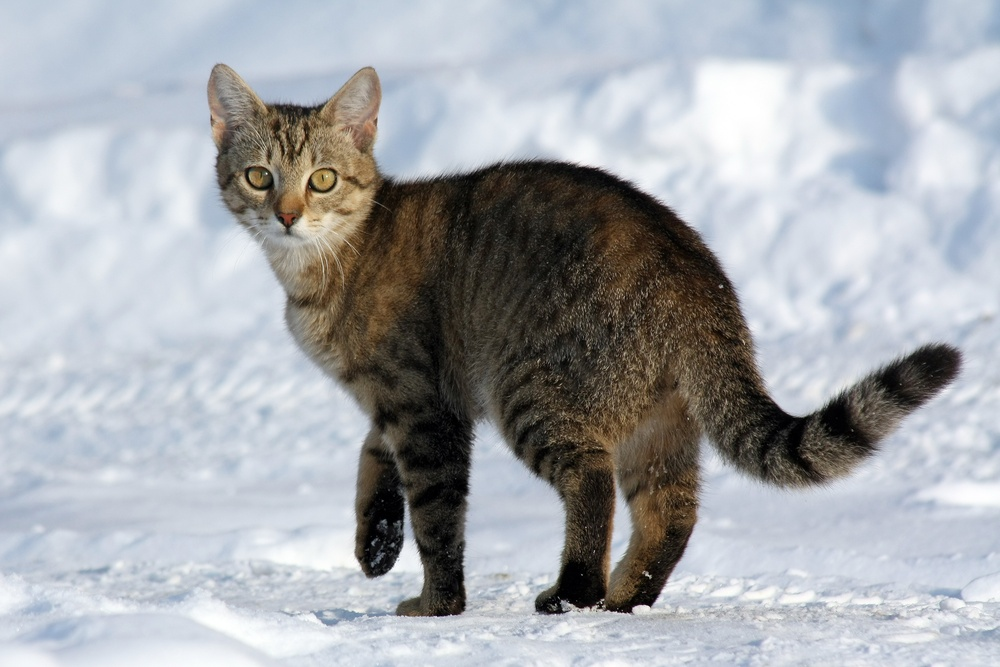
#> input picture Data Augmentation in Deep Learning/cat.jpg, 1000 x 667 px, shrunk from 3000 x 2000 before the run, found by its file name
$ jupyter execute 'Image to Pencil Sketch with Python.ipynb'
#> lines starting #> are read from the running program, lines starting #| are printed output that depends on the picture
# Pencil Sketch with Python

[cell 1]
import cv2

[cell 2]
# Read the image
image = cv2.imread("cat.jpg")
#> image is the input picture: shape (667, 1000, 3); mean B, G, R 173.6, 169, 165.8

# Display the image in a window
cv2.imshow("cat", image)

# Wait for a key press to close the window
cv2.waitKey(0)

# Close all OpenCV windows
cv2.destroyAllWindows()

[cell 3]
# Read the original color image
image = cv2.imread("cat.jpg")

# Convert the color image to grayscale
gray_image = cv2.cvtColor(image, cv2.COLOR_BGR2GRAY)
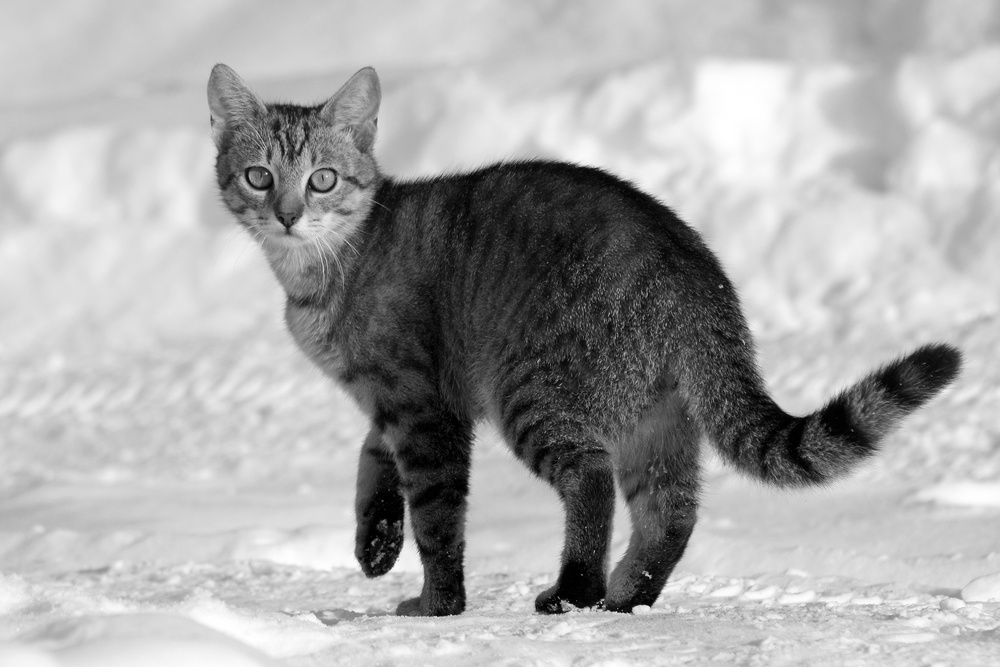
#> gray_image: shape (667, 1000); min 0, max 255, mean 168.6

# Display the grayscale image in a window
cv2.imshow("New Cat", gray_image)

# Wait for a key press to close the window
cv2.waitKey(0)

# Close all OpenCV windows
cv2.destroyAllWindows()

[cell 4]
# Read the grayscale image
gray_image = cv2.imread("cat.jpg", cv2.IMREAD_GRAYSCALE)
#> gray_image: shape (667, 1000); min 0, max 255, mean 168.6

# Invert the grayscale image
inverted_image = 255 - gray_image
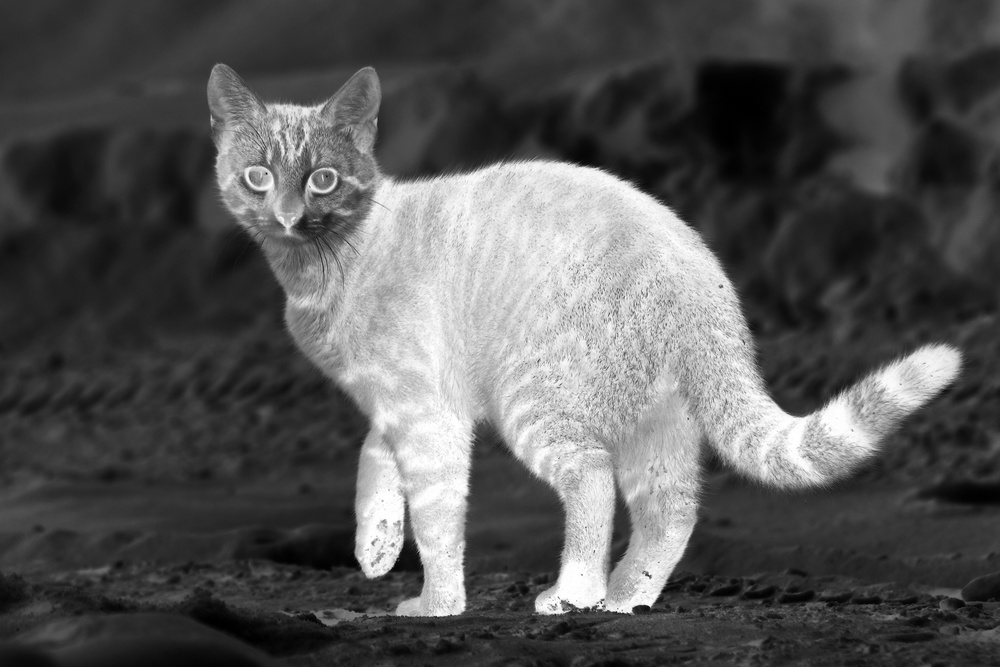
#> inverted_image: shape (667, 1000); min 0, max 255, mean 86.4

# Display the inverted image in a window
cv2.imshow("Inverted", inverted_image)

# Wait for any key press to close the window
cv2.waitKey(0)

# Close all OpenCV windows
cv2.destroyAllWindows()

[cell 5]
# Apply Gaussian blur to the inverted image
blurred = cv2.GaussianBlur(inverted_image, (21, 21), 0)
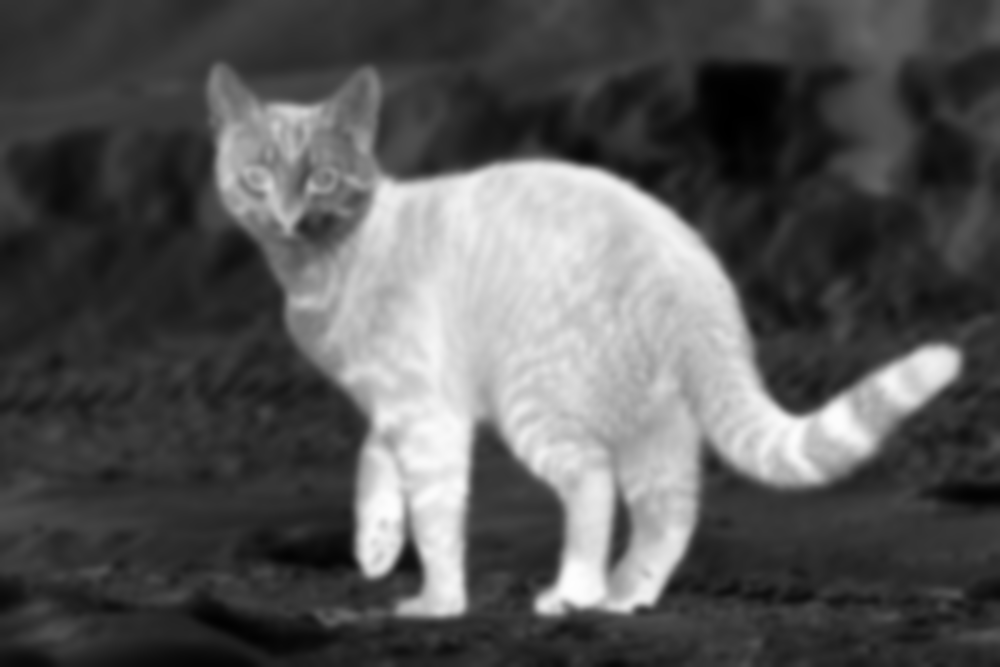
#> blurred: shape (667, 1000); min 0, max 254, mean 86.4

[cell 6]
# Read the original image
image = cv2.imread("cat.jpg")

# Convert the image to grayscale
gray_image = cv2.cvtColor(image, cv2.COLOR_BGR2GRAY)

# Invert the grayscale image
inverted_image = 255 - gray_image

# Apply Gaussian blur to the inverted image
blurred = cv2.GaussianBlur(inverted_image, (21, 21), 0)

# Divide the grayscale image by the inverted blurred image to create the pencil sketch effect
inverted_blurred = 255 - blurred
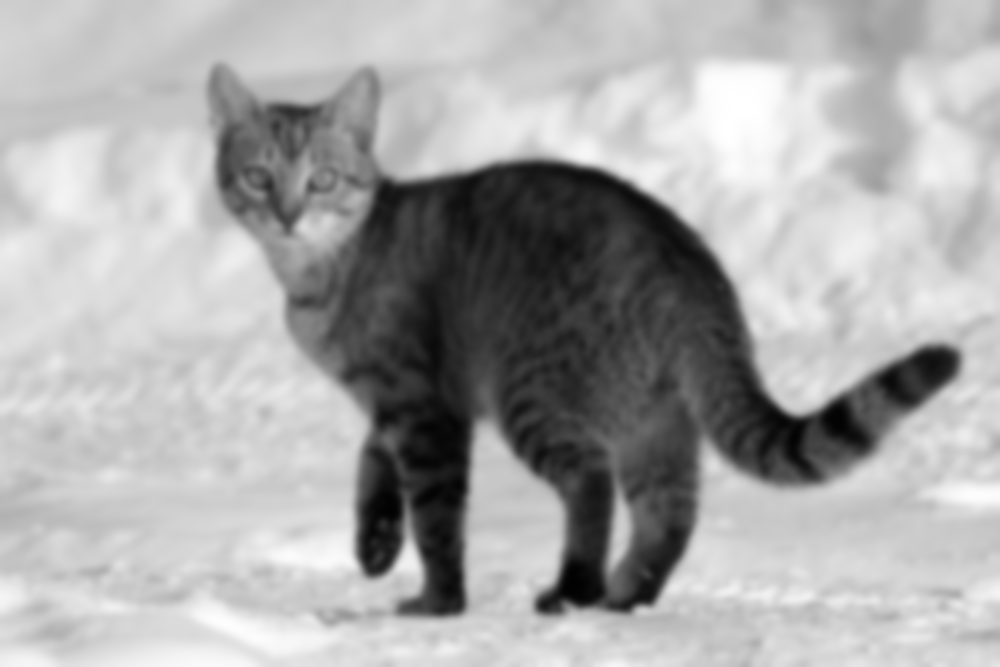
#> inverted_blurred: shape (667, 1000); min 1, max 255, mean 168.6
pencil_sketch = cv2.divide(gray_image, inverted_blurred, scale=256.0)
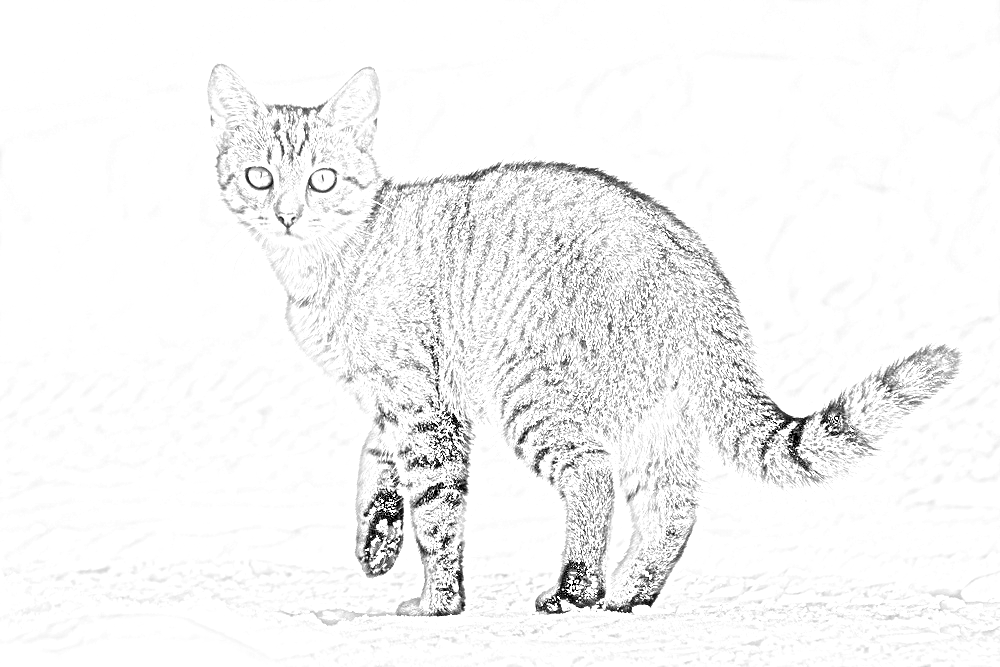
#> pencil_sketch: shape (667, 1000); min 0, max 255, mean 244.3

# Display the pencil sketch
cv2.imshow("Sketch", pencil_sketch)
cv2.waitKey(0)
